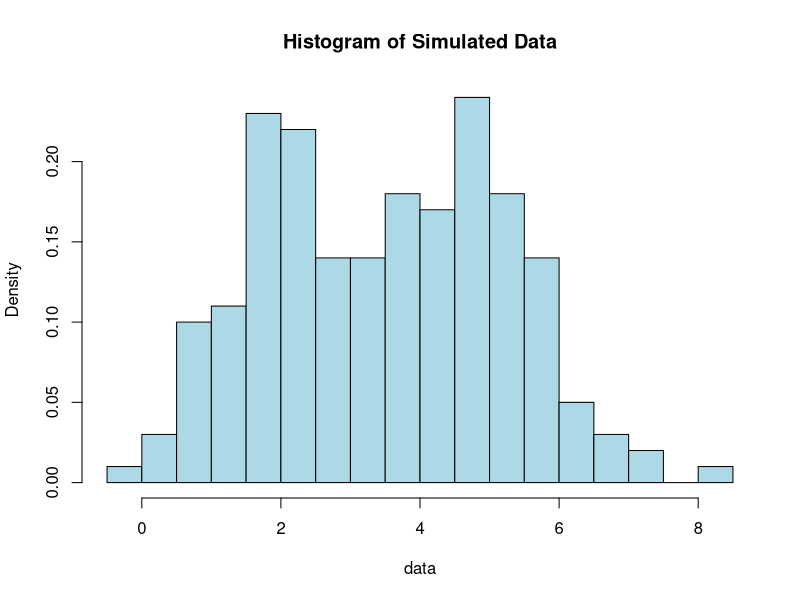

The R source for this figure: (Note: this script raises an error after producing the figure.)
## ---- chunk 1
1 + 1
## ---- chunk 2
# Load required libraries
set.seed(123)

# Generate toy data: A simple Gaussian mixture
n <- 200
mu1 <- 2; mu2 <- 5
sigma1 <- 1; sigma2 <- 1
p <- 0.5

# Simulate data
data <- c(rnorm(n * p, mean = mu1, sd = sigma1), rnorm(n * (1 - p), mean = mu2, sd = sigma2))

# Plot the data
hist(data, breaks = 30, probability = TRUE, col = "lightblue", main = "Histogram of Simulated Data")

## ---- chunk 3
# SEM Implementation
SEM <- function(data, K = 2, max_iter = 100) {
  n <- length(data)
  theta <- list(p = runif(1, 0.4, 0.6), mu = c(mean(data) - 1, mean(data) + 1), sigma = c(1, 1))
  for (iter in 1:max_iter) {
    # Stochastic E-step: Sample latent variables (z)
    probs <- sapply(1:K, function(k) {
      theta$p[k] * dnorm(data, mean = theta$mu[k], sd = theta$sigma[k])
    })
    row_sums <- rowSums(probs)
    probs <- ifelse(row_sums == 0, 1 / K, probs / row_sums)  # Handle zero row sums
    z <- apply(probs, 1, function(p) {
      if (any(is.na(p))) {
        sample(1:K, 1)  # Fallback to uniform sampling if probabilities are invalid
      } else {
        sample(1:K, 1, prob = p)
      }
    })

    # M-step: Update parameters based on z
    for (k in 1:K) {
      theta$p[k] <- mean(z == k)
      theta$mu[k] <- mean(data[z == k])
      theta$sigma[k] <- sd(data[z == k])
    }
  }
  return(theta)
}
## ---- chunk 4
# MCEM Implementation
MCEM <- function(data, K = 2, max_iter = 100, n_samples = 100) {
  n <- length(data)
  theta <- list(p = runif(1, 0.4, 0.6), mu = c(mean(data) - 1, mean(data) + 1), sigma = c(1, 1))
  for (iter in 1:max_iter) {
    # Monte Carlo E-step: Approximate conditional expectation
    probs <- sapply(1:K, function(k) {
      theta$p[k] * dnorm(data, mean = theta$mu[k], sd = theta$sigma[k])
    })
    row_sums <- rowSums(probs)
    probs <- ifelse(row_sums == 0, 1 / K, probs / row_sums)  # Handle zero row sums

    # Draw multiple samples to estimate expectations
    z_samples <- replicate(n_samples, apply(probs, 1, function(p) {
      if (any(is.na(p))) {
        sample(1:K, 1)  # Fallback to uniform sampling if probabilities are invalid
      } else {
        sample(1:K, 1, prob = p)
      }
    }))

    # Compute expected responsibilities
    resp <- apply(z_samples, 1, function(zs) table(factor(zs, levels = 1:K)) / n_samples)

    # M-step: Update parameters
    for (k in 1:K) {
      theta$p[k] <- mean(resp[k, ])
      theta$mu[k] <- sum(resp[k, ] * data) / sum(resp[k, ])
      theta$sigma[k] <- sqrt(sum(resp[k, ] * (data - theta$mu[k])^2) / sum(resp[k, ]))
    }
  }
  return(theta)
}
## ---- chunk 5
sem_result <- SEM(data)
mcem_result <- MCEM(data)
## ---- chunk 6
# Set seed for reproducibility
set.seed(123)

# Generate observed and censored data
n <- 100          # Total sample size
theta_true <- 2   # True value of the mean parameter
censor_point <- 1.5  # Censoring threshold

# Simulate data
X <- rexp(n, rate = 1/theta_true)  # Generate data from exponential distribution
censored <- X > censor_point       # Identify censored values
Y <- ifelse(censored, censor_point, X)  # Observed data (censored values truncated)

# Display summary of the data
table(censored)  # Count of censored vs. uncensored observations
summary(Y)
## ---- chunk 7
# Stochastic E-step: Simulate missing values
stochastic_E_step <- function(Y, censored, theta) {
  # Simulate from the conditional distribution of X given Y for censored observations
  X_sim <- Y
  X_sim[censored] <- rexp(sum(censored), rate = 1/theta) + censor_point
  return(X_sim)
}
## ---- chunk 8
# M-step: Update parameter estimate
M_step <- function(X_sim) {
  # Maximum likelihood estimator for exponential mean
  theta_new <- mean(X_sim)
  return(theta_new)
}
## ---- chunk 9
# Stochastic EM Algorithm
stochastic_EM <- function(Y, censored, theta_init, max_iter = 100, tol = 1e-6) {
  theta <- theta_init
  theta_history <- numeric(max_iter)
  
  for (iter in 1:max_iter) {
    # E-step: Simulate missing data
    X_sim <- stochastic_E_step(Y, censored, theta)
    
    # M-step: Update parameter estimate
    theta_new <- M_step(X_sim)
    
    # Save parameter estimate
    theta_history[iter] <- theta_new
    
    # Check convergence
    if (abs(theta_new - theta) < tol) {
      message("Convergence achieved after ", iter, " iterations.")
      theta_history <- theta_history[1:iter]  # Trim history
      break
    }
    
    # Update parameter
    theta <- theta_new
  }
  
  return(list(theta_est = theta_new, theta_history = theta_history))
}
## ---- chunk 10
# Initial parameter guess
theta_init <- 1.0

# Run Stochastic EM algorithm
result <- stochastic_EM(Y, censored, theta_init)

# Extract results
theta_est <- result$theta_est
theta_history <- result$theta_history

# Print results
cat("Estimated parameter:", theta_est, "\n")
cat("True parameter:", theta_true, "\n")

# Plot convergence
plot(theta_history, type = "o", pch = 16, col = "blue",
     xlab = "Iteration", ylab = "Parameter Estimate",
     main = "Convergence of Stochastic EM Algorithm")
abline(h = theta_true, col = "red", lty = 2)  # True value for comparison
## ---- chunk 11
# Simulate with different step sizes
simulate_step_sizes <- function(step_sizes, Y, censored, theta_init, max_iter = 100) {
  # Initialize an empty list to store results
  results <- lapply(step_sizes, function(size) {
    # Run the stochastic EM algorithm with the specified step size
    stochastic_EM(Y, censored, theta_init, max_iter, step_size = size)
  })
  
  # Extract the parameter histories
  theta_histories <- lapply(results, function(res) res$theta_history)
  
  # Determine the range for y-axis based on all parameter histories
  all_thetas <- do.call(c, theta_histories)
  ylim_range <- range(all_thetas, na.rm = TRUE) # Ignore NA values
  
  # Create the base plot
  plot(1, type = "n", xlim = c(1, max_iter), ylim = ylim_range,
       xlab = "Iteration", ylab = "Parameter Estimate",
       main = "Effect of Step Size on Convergence")
  
  # Add lines for each step size
  colors <- c("black", "red", "green", "blue", "orange") # Extendable color palette
  for (i in seq_along(step_sizes)) {
    lines(theta_histories[[i]], type = "o", pch = 16, col = colors[i])
  }
  
  # Add a legend to identify step sizes
  legend("topright", legend = paste("Step size =", step_sizes), 
         col = colors[1:length(step_sizes)], pch = 16)
}

# Example: Run simulation with corrected plotting
simulate_step_sizes(c(1, 0.5, 0.1), Y, censored, theta_init = 1.5, max_iter = 100)

## ---- chunk 12
# Simulate with different censoring levels
simulate_missing_info <- function(censoring_levels, n, theta_true) {
  results <- lapply(censoring_levels, function(censor_point) {
    # Generate censored data
    X <- rexp(n, rate = 1/theta_true)
    censored <- X > censor_point
    Y <- ifelse(censored, censor_point, X)
    
    # Run Stochastic EM algorithm
    stochastic_EM(Y, censored, theta_init)
  })
  
  # Plot results
  plot(1, type = "n", xlim = c(1, max_iter), ylim = range(Y),
       xlab = "Iteration", ylab = "Parameter Estimate",
       main = "Effect of Missing Information on Convergence")
  for (i in seq_along(censoring_levels)) {
    lines(results[[i]]$theta_history, type = "o", pch = 16, col = i)
  }
  legend("topright", legend = paste("Censoring at", censoring_levels),
         col = 1:length(censoring_levels), pch = 16)
}

# Example: Run simulation with different censoring levels
simulate_missing_info(c(1, 1.5, 2), n, theta_true)
## ---- chunk 13
stochastic_EM <- function(Y, censored, theta_init, max_iter = 100, step_size = 1) {
  theta <- theta_init
  theta_history <- numeric(max_iter)
  
  for (iter in 1:max_iter) {
    # Stochastic E-step: Simulate missing data
    simulated_data <- ifelse(censored, rexp(length(Y), rate = 1/theta), Y)
    
    # M-step: Update parameter estimate
    theta_new <- mean(simulated_data)
    
    # Incorporate step size
    theta <- theta + step_size * (theta_new - theta)
    
    # Store theta in history
    theta_history[iter] <- theta
  }
  
  return(list(theta_final = theta, theta_history = theta_history))
}

## ---- chunk 14
simulate_step_sizes <- function(step_sizes, Y, censored, theta_init, max_iter = 100) {
  results <- lapply(step_sizes, function(size) {
    stochastic_EM(Y, censored, theta_init, max_iter, step_size = size)
  })
  
  theta_histories <- lapply(results, function(res) res$theta_history)
  
  # Determine the range for y-axis
  all_thetas <- do.call(c, theta_histories)
  ylim_range <- range(all_thetas, na.rm = TRUE)
  
  # Plot results
  plot(1, type = "n", xlim = c(1, max_iter), ylim = ylim_range, 
       xlab = "Iteration", ylab = "Parameter Estimate", 
       main = "Effect of Step Size on Convergence")
  
  colors <- c("black", "red", "green", "blue", "orange")
  for (i in seq_along(step_sizes)) {
    lines(theta_histories[[i]], type = "o", col = colors[i], pch = 16, lty = 1)
  }
  legend("topright", legend = paste("Step size =", step_sizes), col = colors, pch = 16)
}

## ---- chunk 15
set.seed(123)
n <- 100
true_theta <- 1.5
Y <- rexp(n, rate = 1/true_theta)
censored <- Y > 2
Y[censored] <- 2
theta_init <- 0.5
step_sizes <- c(1, 0.5, 0.1)

simulate_step_sizes(step_sizes, Y, censored, theta_init, max_iter = 100)
## ---- chunk 16
# Define function to simulate data with missing information
simulate_data <- function(n, theta, missing_fraction) {
  # Generate complete data (exponential with mean = 1 / theta)
  complete_data <- rexp(n, rate = theta)
  
  # Apply censoring to introduce missingness
  censoring_threshold <- quantile(complete_data, probs = 1 - missing_fraction)
  censored_data <- ifelse(complete_data < censoring_threshold, NA, complete_data)
  
  return(list(complete = complete_data, censored = censored_data))
}
## ---- chunk 17
# Define the Stochastic EM algorithm
stochastic_EM <- function(censored_data, theta_init, max_iter, m) {
  n <- length(censored_data)
  theta <- theta_init
  estimates <- numeric(max_iter)
  
  for (iter in 1:max_iter) {
    # Stochastic E-step: Simulate m values for each missing data point
    simulated_data <- sapply(censored_data, function(x) {
      if (is.na(x)) {
        rexp(m, rate = theta)  # Simulate m replacements for missing values
      } else {
        rep(x, m)  # Keep observed values unchanged
      }
    })
    
    # M-step: Maximize the likelihood using the simulated data
    complete_data <- as.numeric(simulated_data)
    theta <- 1 / mean(complete_data)  # MLE for exponential distribution
    
    # Store the estimate
    estimates[iter] <- theta
  }
  
  return(estimates)
}
## ---- chunk 18
# Perform simulations for different fractions of missing information
analyze_missing_information <- function(n, true_theta, missing_fractions, m_values, max_iter) {
  results <- data.frame()
  
  for (missing_fraction in missing_fractions) {
    for (m in m_values) {
      # Simulate data
      data <- simulate_data(n, true_theta, missing_fraction)
      
      # Run the Stochastic EM algorithm
      estimates <- stochastic_EM(data$censored, theta_init = 1, max_iter = max_iter, m = m)
      
      # Calculate efficiency: Final variance and relative efficiency
      efficiency <- var(estimates) / (1 / (n * true_theta^2))
      
      # Store results
      results <- rbind(results, data.frame(
        MissingFraction = missing_fraction,
        Efficiency = 1 / efficiency,  # Relative efficiency
        m = m
      ))
    }
  }
  
  return(results)
}

## ---- chunk 19
library(ggplot2)
# Simulation parameters
n <- 1000               # Sample size
true_theta <- 1         # True parameter value
missing_fractions <- seq(0, 0.9, by = 0.1)  # Fractions of missing information
m_values <- c(1, 5, 10)  # Number of simulations per iteration
max_iter <- 100         # Number of iterations

# Run simulations
results <- analyze_missing_information(n, true_theta, missing_fractions, m_values, max_iter)

# Plot results
ggplot(results, aes(x = MissingFraction, y = Efficiency, color = factor(m), linetype = factor(m))) +
  geom_line(size = 0.2) +
  geom_point(size = 0.5) +
  scale_color_manual(values = c("black", "red", "blue")) +
  labs(
    title = "Relative Efficiency vs Fraction of Missing Information",
    x = "Fraction of Missing Information",
    y = "Relative Efficiency",
    color = "m (Simulations)",
    linetype = "m (Simulations)"
  ) +
  theme_bw(base_size = 14) +
  theme(legend.position = "top")

## ---- chunk 20
library(ggplot2)

library(ggplot2)
library(dplyr)

# Function to calculate relative efficiency
simulate_efficiency <- function(n, true_theta, missing_fraction, m, max_iter) {
  set.seed(123)
  
  observed_data <- rexp(n, rate = 1 / true_theta)  # Exponentially distributed data
  missing_data <- ifelse(runif(n) < missing_fraction, NA, observed_data)
  
  mle_var <- 1 / (n * (1 / true_theta)^2)  # Variance of MLE
  
  # Simulate the stochastic EM for m iterations
  sim_variances <- numeric(m)
  for (j in 1:m) {
    theta_estimates <- numeric(max_iter)
    theta_current <- 0.5  # Initial guess
    
    for (i in 1:max_iter) {
      # E-step: Impute missing data
      imputed_data <- ifelse(is.na(missing_data), rexp(sum(is.na(missing_data)), rate = 1 / theta_current), missing_data)
      
      # M-step: Update theta
      theta_current <- mean(c(observed_data[!is.na(observed_data)], imputed_data))
      theta_estimates[i] <- theta_current
    }
    
    # Variance of final estimates
    sim_variances[j] <- var(theta_estimates)
  }
  
  # Compute relative efficiency
  efficiency <- mle_var / mean(sim_variances)
  return(efficiency)
}
## ---- chunk 21
# Main function to analyze missing fractions
analyze_missing_information <- function(n, true_theta, missing_fractions, m_values, max_iter) {
  results <- expand.grid(MissingFraction = missing_fractions, m = m_values) %>%
    rowwise() %>%
    mutate(Efficiency = simulate_efficiency(n, true_theta, MissingFraction, m, max_iter)) %>%
    ungroup()
  
  return(results)
}

## ---- chunk 22
# Simulation parameters
n <- 1000               # Sample size
true_theta <- 1         # True parameter value
missing_fractions <- seq(0, 0.9, by = 0.1)  # Fractions of missing information
m_values <- c(1, 5, 10)  # Number of simulations per iteration
max_iter <- 100         # Number of iterations

## ---- chunk 23
# Run simulations
results <- analyze_missing_information(n, true_theta, missing_fractions, m_values, max_iter)

# Plot results
ggplot(results, aes(x = MissingFraction, y = Efficiency, color = factor(m), linetype = factor(m))) +
  geom_line(size = 0.3) +
  geom_point(size = 0.2) +
  scale_color_manual(values = c("black", "red", "blue")) +
  labs(
    title = "Relative Efficiency vs Fraction of Missing Information",
    x = "Fraction of Missing Information",
    y = "Relative Efficiency",
    color = "m (Simulations)",
    linetype = "m (Simulations)"
  ) +
  theme_bw(base_size = 14) +
  theme(legend.position = "top")
## ---- chunk 24
library(ggplot2)
library(dplyr)

# Function to calculate relative efficiency
simulate_efficiency <- function(n, true_theta, missing_fraction, m, max_iter) {
  set.seed(123)
  
  observed_data <- rexp(n, rate = 1 / true_theta)  # Exponentially distributed data
  is_missing <- runif(n) < missing_fraction
  observed_data[is_missing] <- NA  # Introduce missingness
  
  # Compute MLE variance as a baseline
  mle_var <- 1 / (n * (1 / true_theta)^2)
  
  # Simulate Stochastic EM variances for m simulations
  sim_variances <- numeric(m)
  for (j in 1:m) {
    theta_estimates <- numeric(max_iter)
    theta_current <- mean(observed_data, na.rm = TRUE)  # Initial guess
    
    for (i in 1:max_iter) {
      # E-step: Impute missing data
      imputed_data <- ifelse(is.na(observed_data), rexp(sum(is_missing), rate = 1 / theta_current), observed_data)
      
      # M-step: Update theta
      theta_current <- mean(imputed_data)
      theta_estimates[i] <- theta_current
    }
    
    # Compute variance of theta estimates across iterations
    sim_variances[j] <- var(theta_estimates)
  }
  
  # Relative efficiency: Variance of MLE / Average variance of Stochastic EM
  efficiency <- mle_var / mean(sim_variances)
  return(efficiency)
}

# Main function to analyze missing fractions
analyze_missing_information <- function(n, true_theta, missing_fractions, m_values, max_iter) {
  results <- expand.grid(MissingFraction = missing_fractions, m = m_values) %>%
    rowwise() %>%
    mutate(Efficiency = simulate_efficiency(n, true_theta, MissingFraction, m, max_iter)) %>%
    ungroup()
  
  return(results)
}

# Simulation parameters
n <- 1000               # Sample size
true_theta <- 1         # True parameter value
missing_fractions <- seq(0, 0.9, by = 0.1)  # Fractions of missing information
m_values <- c(1, 5, 10)  # Number of simulations per iteration
max_iter <- 100         # Number of iterations

# Run simulations
results <- analyze_missing_information(n, true_theta, missing_fractions, m_values, max_iter)

# Plot results
ggplot(results, aes(x = MissingFraction, y = Efficiency, color = factor(m), linetype = factor(m))) +
  geom_line(size = 1) +
  geom_point(size = 2) +
  scale_color_manual(values = c("black", "red", "blue")) +
  labs(
    title = "Relative Efficiency vs Fraction of Missing Information",
    x = "Fraction of Missing Information",
    y = "Relative Efficiency",
    color = "m (Simulations)",
    linetype = "m (Simulations)"
  ) +
  theme_bw(base_size = 14) +
  theme(legend.position = "top")

## ---- chunk 25
# Stochastic EM Algorithm for Gaussian Mixture Models
stochastic_EM_GMM <- function(data, K, max_iter = 100, epsilon = 1e-6, m = 5) {
  # Initialization
  n <- length(data)
  theta <- list(
    mu = runif(K, min = min(data), max = max(data)),
    sigma = rep(sd(data) / 2, K),
    pi = rep(1 / K, K)
  )
  log_likelihood <- numeric(max_iter)
  
  for (iter in 1:max_iter) {
    # Stochastic E-Step: Simulate missing cluster memberships (Z)
    Z_simulated <- matrix(0, nrow = n, ncol = K)
    for (i in 1:n) {
      probs <- theta$pi * dnorm(data[i], mean = theta$mu, sd = theta$sigma)
      probs <- probs / sum(probs)
      Z_simulated[i, ] <- rmultinom(1, size = m, prob = probs)
    }
    
    # Compute expected sufficient statistics
    Nk <- colSums(Z_simulated) / m
    mu_k <- colSums(Z_simulated * data) / Nk
    sigma_k <- sqrt(colSums(Z_simulated * (data - mu_k)^2) / Nk)
    pi_k <- Nk / sum(Nk)
    
    # M-Step: Update parameters
    new_theta <- list(mu = mu_k, sigma = sigma_k, pi = pi_k)
    
    # Compute log-likelihood
    log_likelihood[iter] <- sum(log(rowSums(sapply(1:K, function(k) {
      theta$pi[k] * dnorm(data, mean = theta$mu[k], sd = theta$sigma[k])
    }))))
    
    # Check convergence
    if (iter > 1 && abs(log_likelihood[iter] - log_likelihood[iter - 1]) < epsilon) break
    
    # Update theta
    theta <- new_theta
  }
  
  return(list(parameters = theta, log_likelihood = log_likelihood[1:iter]))
}
## ---- chunk 26
# Simulate data and apply the StEM algorithm
set.seed(123)
data <- c(rnorm(100, mean = 2, sd = 1), rnorm(100, mean = 5, sd = 1.5))
result <- stochastic_EM_GMM(data, K = 2)

# Plot the log-likelihood progression
plot(result$log_likelihood, type = "l", main = "Log-Likelihood Convergence",
     xlab = "Iteration", ylab = "Log-Likelihood", col = "blue", lwd = 2)
## ---- chunk 27
# Modified StEM function with adjustable Monte Carlo sample size (m)
stochastic_EM_with_m <- function(censored_data, theta_init, max_iter, m) {
  n <- length(censored_data)
  log_likelihoods <- numeric(max_iter)
  theta <- theta_init
  
  for (iter in 1:max_iter) {
    # Stochastic E-step: simulate missing data using m samples
    simulated_data <- replicate(m, {
      ifelse(censored_data < theta, runif(n, 0, theta), censored_data)
    })
    simulated_data <- rowMeans(simulated_data)
    
    # M-step: update theta using simulated data
    theta <- mean(simulated_data)
    
    # Compute the log-likelihood for the current theta
    log_likelihood <- sum(log(ifelse(censored_data < theta, theta, censored_data)))
    log_likelihoods[iter] <- log_likelihood
  }
  
  list(theta = theta, log_likelihoods = log_likelihoods)
}

# Simulate data
set.seed(123)
n <- 100
true_theta <- 10
censored_data <- pmin(runif(n, 0, 15), true_theta)

# Parameters
theta_init <- 5
max_iter <- 100
m_values <- c(1, 5, 10, 50)  # Different Monte Carlo sample sizes

# Run StEM for different m values and collect results
results <- lapply(m_values, function(m) {
  stochastic_EM_with_m(censored_data, theta_init, max_iter, m)
})

# Plot log-likelihood trajectories for different m values
plot(1:max_iter, results[[1]]$log_likelihoods, type = "l", col = "red", lwd = 2,
     ylim = range(sapply(results, function(res) res$log_likelihoods)),
     xlab = "Iteration", ylab = "Log-Likelihood",
     main = "Effect of Monte Carlo Sample Size (m) on Log-Likelihood")
lines(1:max_iter, results[[2]]$log_likelihoods, col = "blue", lwd = 2)
lines(1:max_iter, results[[3]]$log_likelihoods, col = "green", lwd = 2)
lines(1:max_iter, results[[4]]$log_likelihoods, col = "violet", lwd = 2)

legend("bottomright", legend = paste("m =", m_values),
       col = c("red", "blue", "green", "violet"), lwd = 2)

## ---- chunk 28
# Simulation of StEM with varying step sizes and missing information fractions
simulate_stem <- function(step_sizes, fractions_missing, max_iter, theta_init, n) {
  results <- list()
  
  for (alpha in step_sizes) {
    for (frac in fractions_missing) {
      # Generate data
      complete_data <- rexp(n, rate = 1)
      missing_mask <- runif(n) < frac
      observed_data <- complete_data
      observed_data[missing_mask] <- NA
      
      # StEM implementation
      theta <- theta_init
      log_likelihoods <- numeric(max_iter)
      for (i in 1:max_iter) {
        # Stochastic E-step: Impute missing data
        imputed_data <- ifelse(is.na(observed_data), rexp(sum(missing_mask), rate = 1 / theta), observed_data)
        
        # M-step: Update parameter
        theta <- theta + alpha * (mean(imputed_data) - theta)
        
        # Calculate log-likelihood
        log_likelihoods[i] <- sum(dexp(observed_data, rate = 1 / theta, log = TRUE), na.rm = TRUE)
      }
      
      # Store results
      results[[paste0("alpha_", alpha, "_frac_", frac)]] <- list(
        theta = theta,
        log_likelihoods = log_likelihoods
      )
    }
  }
  
  return(results)
}

# Parameters
step_sizes <- c(0.1, 0.5, 1)
fractions_missing <- seq(0, 0.8, by = 0.2)
results <- simulate_stem(step_sizes, fractions_missing, max_iter = 100, theta_init = 1, n = 100)

# Visualization
library(ggplot2)
plot_data <- data.frame()
for (res_name in names(results)) {
  res <- results[[res_name]]
  alpha <- as.numeric(strsplit(res_name, "_")[[1]][2])
  frac <- as.numeric(strsplit(res_name, "_")[[1]][4])
  plot_data <- rbind(plot_data, data.frame(
    Iteration = 1:100,
    LogLikelihood = res$log_likelihoods,
    StepSize = alpha,
    FractionMissing = frac
  ))
}

ggplot(plot_data, aes(x = Iteration, y = LogLikelihood, color = as.factor(FractionMissing))) +
  geom_line() +
  facet_wrap(~ StepSize, scales = "free_y") +
  labs(title = "Log-Likelihood Convergence for Varying Step Sizes and Missing Information Fractions",
       x = "Iteration",
       y = "Log-Likelihood",
       color = "Fraction Missing")

## ---- chunk 29
# Load required packages
library(ggplot2)
library(dplyr)

# Function to simulate the stochastic E-step with variance impact
simulate_variance_effect <- function(iterations, true_theta, variance_values) {
  results <- data.frame(Iteration = integer(),
                        Variance = double(),
                        LogLikelihood = double())
  
  for (var in variance_values) {
    log_likelihood <- numeric(iterations)
    current_theta <- 0.5  # Initialize theta
    
    for (iter in 1:iterations) {
      # Simulate stochastic E-step with variance
      noise <- rnorm(1, mean = 0, sd = sqrt(var))
      current_theta <- current_theta + noise * (true_theta - current_theta)
      log_likelihood[iter] <- -((current_theta - true_theta)^2) / (2 * var)
    }
    
    # Store results
    results <- rbind(results,
                     data.frame(Iteration = 1:iterations,
                                Variance = as.factor(var),
                                LogLikelihood = log_likelihood))
  }
  
  return(results)
}

# Parameters for the simulation
iterations <- 100
true_theta <- 1
variance_values <- c(0.1, 0.5, 1, 2, 5)  # Variance levels

# Run the simulation
simulation_results <- simulate_variance_effect(iterations, true_theta, variance_values)

# Plot results
ggplot(simulation_results, aes(x = Iteration, y = LogLikelihood, color = Variance)) +
  geom_line(size = 0.5) +
  labs(title = "Log-Likelihood Convergence for Different Variances",
       x = "Iteration", y = "Log-Likelihood") +
  theme_bw() +
  theme(legend.title = element_text(size = 10),
        legend.text = element_text(size = 9),
        plot.title = element_text(size = 14, hjust = 0.5)) +
  facet_wrap(~ Variance, scales = "free_y", ncol = 3)

## ---- chunk 30
# Define simulation function
stochastic_EM_analysis <- function(data, step_sizes, variances, fractions_missing, max_iter) {
  results <- list()
  
  for (alpha in step_sizes) {
    for (sigma2 in variances) {
      for (frac in fractions_missing) {
        # Simulate missing data
        n <- length(data)
        missing_indices <- sample(1:n, size = floor(frac * n))
        observed_data <- data
        observed_data[missing_indices] <- NA
        
        # Initialize parameters
        theta <- mean(data, na.rm = TRUE)
        log_likelihood <- numeric(max_iter)
        
        for (iter in 1:max_iter) {
          # Stochastic E-step
          simulated_data <- ifelse(is.na(observed_data),
                                   rnorm(length(missing_indices), mean = theta, sd = sqrt(sigma2)),
                                   observed_data)
          
          # Log-likelihood
          log_likelihood[iter] <- sum(dnorm(simulated_data, mean = theta, sd = sqrt(sigma2), log = TRUE))
          
          # M-step
          theta <- theta + alpha * (mean(simulated_data) - theta)
        }
        
        # Store results
        results[[paste("Step=", alpha, "Var=", sigma2, "Miss=", frac)]] <- log_likelihood
      }
    }
  }
  
  return(results)
}

# Example usage
set.seed(123)
data <- rnorm(100, mean = 5, sd = 1)
step_sizes <- c(0.1, 0.5, 1)
variances <- c(0.1, 0.5, 1, 2, 5)
fractions_missing <- c(0.0, 0.2, 0.4, 0.6, 0.8)
max_iter <- 100

results <- stochastic_EM_analysis(data, step_sizes, variances, fractions_missing, max_iter)

# Plotting results
library(ggplot2)
plot_data <- do.call(rbind, lapply(names(results), function(key) {
  log_likelihood <- results[[key]]
  params <- unlist(strsplit(key, " "))
  data.frame(Iteration = 1:max_iter,
             LogLikelihood = log_likelihood,
             StepSize = params[1],
             Variance = params[2],
             FractionMissing = params[3])
}))

ggplot(plot_data, aes(x = Iteration, y = LogLikelihood, color = FractionMissing)) +
  geom_line() +
  facet_grid(StepSize ~ Variance) +
  labs(title = "Log-Likelihood Convergence",
       x = "Iteration",
       y = "Log-Likelihood",
       color = "Fraction Missing") +
  theme_minimal()

## ---- chunk 31
library(ggplot2)
library(dplyr)
library(tidyr)

# Simulated data: replace this with your actual data frame
# Assuming `df` has the columns: Iteration, LogLikelihood, StepSize, Variance, FractionMissing
# Example structure of data:
df <- data.frame(
  Iteration = rep(1:100, 15),
  LogLikelihood = rnorm(1500, mean = -100, sd = 10),
  StepSize = rep(c(0.1, 0.5, 1), each = 500),
  Variance = rep(c(0.1, 1, 5), times = 100),
  FractionMissing = rep(c(0.2, 0.5, 0.8), each = 50)
)

# Ensure proper structure for plotting
df <- df %>% 
  mutate(StepSize = as.factor(StepSize),
         Variance = as.factor(Variance),
         FractionMissing = as.factor(FractionMissing))

# Refined plot
ggplot(df, aes(x = Iteration, y = LogLikelihood, color = FractionMissing, group = interaction(FractionMissing, Variance))) +
  geom_line(size = 0.4) +
  facet_grid(StepSize ~ Variance, labeller = label_both) + 
  scale_color_brewer(palette = "Set1") + # Adjust color palette as needed
  labs(
    title = "Log-Likelihood Convergence for Varying Step Sizes, Variance, and Missing Information",
    x = "Iteration",
    y = "Log-Likelihood",
    color = "Fraction Missing"
  ) +
  theme_bw(base_size = 5) +
  theme(
    strip.text = element_text(size = 3, face = "bold"),
    legend.position = "bottom"
  )

## ---- chunk 32
# Generate data with missing information
set.seed(123)
n <- 500  # Number of observations
true_theta <- 2  # True parameter value
data <- rexp(n, rate = 1 / true_theta)  # Generate exponential data

# Introduce missing information (censoring)
missing_fraction <- 0.5  # Fraction of missing data
threshold <- quantile(data, missing_fraction)  # Censoring threshold
censored_data <- pmin(data, threshold)
is_censored <- data > threshold
## ---- chunk 33

# Refined MCEM function
MCEM <- function(data, is_censored, theta_init, max_iter, m_simulations, step_size) {
  n <- length(data)  # Total number of data points
  theta <- numeric(max_iter)  # To store parameter estimates over iterations
  theta[1] <- theta_init       # Initialize with the given starting value

  # Iterative process
  for (k in 2:max_iter) {
    # E-step: Simulate censored data and form complete-data likelihood
    simulated_data <- numeric(n)  # Simulate for all n observations
    for (i in 1:n) {
      if (is_censored[i]) {
        # Simulate censored values
        simulated_data[i] <- rexp(1, rate = 1 / theta[k - 1])
      } else {
        # Retain uncensored value
        simulated_data[i] <- data[i]
      }
    }

    # Check for invalid simulated data (e.g., NA, Inf)
    if (any(is.na(simulated_data)) || any(simulated_data <= 0)) {
      stop("Simulated data contains invalid values. Check the simulation step.")
    }

    # Compute expected complete-data log-likelihood
    complete_likelihood <- mean(log(simulated_data)) - (1 / theta[k - 1])

    # Gradient of the log-likelihood
    grad <- sum(1 / simulated_data) / n - 1 / theta[k - 1]

    # M-step: Update the parameter using gradient ascent
    theta[k] <- theta[k - 1] + step_size * grad

    # Ensure theta remains positive to avoid division issues
    if (theta[k] <= 0) {
      theta[k] <- theta[k - 1] * 0.5  # Fallback adjustment
    }

    # Print debugging info for progress
    cat(sprintf("Iteration %d: theta = %.5f\n", k, theta[k]))
  }

  # Return estimated theta values
  return(theta)
}

# Example usage
set.seed(123)  # For reproducibility
data <- c(rexp(50, rate = 1/2))  # Generate some data
is_censored <- sample(c(TRUE, FALSE), length(data), replace = TRUE)

# Run MCEM
theta_estimates <- MCEM(
  data = data,
  is_censored = is_censored,
  theta_init = 1,
  max_iter = 100,
  m_simulations = 100,
  step_size = 0.01
)

# Plot the convergence of theta
plot(theta_estimates, type = "l", col = "blue", lwd = 2,
     xlab = "Iteration", ylab = expression(hat(theta)),
     main = "MCEM Convergence")


## ---- chunk 34
# Define the MCEM function
MCEM <- function(data, theta_init, m_simulations, max_iter, step_size) {
  theta <- theta_init
  log_likelihood <- numeric(max_iter)
  
  for (iter in 1:max_iter) {
    # E-step: Simulate m data points conditional on current theta
    simulated_data <- replicate(m_simulations, rnorm(length(data), mean = theta))
    
    # M-step: Update theta based on the simulated data
    theta_new <- mean(c(data, simulated_data))  # Simple mean estimator
    theta <- theta + step_size * (theta_new - theta)  # Update theta with step size
    
    # Log-likelihood (optional for analysis)
    log_likelihood[iter] <- sum(dnorm(data, mean = theta, log = TRUE))
  }
  
  return(list(theta = theta, log_likelihood = log_likelihood))
}

# Simulation parameters
set.seed(123)
data <- rnorm(100, mean = 3)  # Observed data
theta_init <- 1               # Initial estimate
max_iter <- 100               # Maximum iterations
step_size <- 0.5              # Step size for parameter updates

# Experiment with different values of m_simulations
results <- lapply(c(1, 5, 10, 50), function(m) {
  MCEM(data, theta_init, m_simulations = m, max_iter = max_iter, step_size = step_size)
})

# Extract log-likelihoods for plotting
log_likelihoods <- sapply(results, function(res) res$log_likelihood)

## ---- chunk 35
# Plot log-likelihoods for different m_simulations
plot(1:max_iter, log_likelihoods[, 1], type = "l", col = "red", ylim = range(log_likelihoods),
     xlab = "Iteration", ylab = "Log-Likelihood", main = "MCEM Convergence for Varying m_simulations")
lines(1:max_iter, log_likelihoods[, 2], col = "blue")
lines(1:max_iter, log_likelihoods[, 3], col = "green")
lines(1:max_iter, log_likelihoods[, 4], col = "violet")
legend("bottomright", legend = c("m = 1", "m = 5", "m = 10", "m = 50"),
       col = c("red", "blue", "green", "violet"), lty = 1)

## ---- chunk 36
 #Experiment with different step sizes
step_sizes <- c(0.1, 0.5, 1)
results_step <- lapply(step_sizes, function(step) {
  MCEM(data, theta_init, m_simulations = 10, max_iter = max_iter, step_size = step)
})

# Extract log-likelihoods
log_likelihoods_step <- sapply(results_step, function(res) res$log_likelihood)

# Plot log-likelihoods for different step sizes
plot(1:max_iter, log_likelihoods_step[, 1], type = "l", col = "red", ylim = range(log_likelihoods_step),
     xlab = "Iteration", ylab = "Log-Likelihood", main = "Effect of Step Size on MCEM Convergence")
lines(1:max_iter, log_likelihoods_step[, 2], col = "blue")
lines(1:max_iter, log_likelihoods_step[, 3], col = "green")
legend("bottomright", legend = c("Step Size = 0.1", "Step Size = 0.5", "Step Size = 1"),
       col = c("red", "blue", "green"), lty = 1)
## ---- chunk 37
# Simulate data with varying fractions of missing information
fractions_missing <- c(0, 0.2, 0.5, 0.8)
data_missing <- lapply(fractions_missing, function(fraction) {
  observed <- sample(c(TRUE, FALSE), size = length(data), prob = c(1 - fraction, fraction), replace = TRUE)
  data[observed]
})

# Perform MCEM for each missing data scenario
results_missing <- lapply(data_missing, function(partial_data) {
  MCEM(partial_data, theta_init, m_simulations = 10, max_iter = max_iter, step_size = step_size)
})

# Extract log-likelihoods
log_likelihoods_missing <- sapply(results_missing, function(res) res$log_likelihood)

# Plot log-likelihoods for different missing fractions
plot(1:max_iter, log_likelihoods_missing[, 1], type = "l", col = "red", ylim = range(log_likelihoods_missing),
     xlab = "Iteration", ylab = "Log-Likelihood", main = "Effect of Missing Information on MCEM Convergence")
lines(1:max_iter, log_likelihoods_missing[, 2], col = "blue")
lines(1:max_iter, log_likelihoods_missing[, 3], col = "green")
lines(1:max_iter, log_likelihoods_missing[, 4], col = "purple")
legend("bottomright", legend = c("0%", "20%", "50%", "80% Missing"),
       col = c("red", "blue", "green", "purple"), lty = 1)

